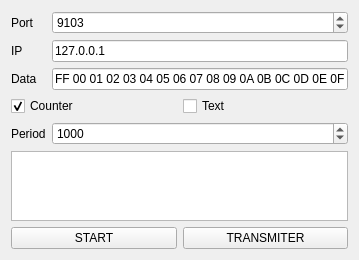
<?xml version="1.0" encoding="UTF-8"?>
<ui version="4.0">
 <class>MainWindow</class>
 <widget class="QMainWindow" name="MainWindow">
  <property name="geometry">
   <rect>
    <x>0</x>
    <y>0</y>
    <width>359</width>
    <height>249</height>
   </rect>
  </property>
  <property name="windowTitle">
   <string>UDP Test (v1.1 2018-06-16)</string>
  </property>
  <widget class="QWidget" name="centralWidget">
   <layout class="QGridLayout" name="gridLayout">
    <item row="6" column="0" colspan="2">
     <widget class="QPlainTextEdit" name="plainTextEdit"/>
    </item>
    <item row="0" column="1">
     <widget class="QSpinBox" name="spinBoxPort">
      <property name="maximum">
       <number>65536</number>
      </property>
      <property name="value">
       <number>9103</number>
      </property>
     </widget>
    </item>
    <item row="1" column="0">
     <widget class="QLabel" name="labelIP">
      <property name="text">
       <string>IP</string>
      </property>
     </widget>
    </item>
    <item row="0" column="0">
     <widget class="QLabel" name="labelPort">
      <property name="text">
       <string>Port</string>
      </property>
     </widget>
    </item>
    <item row="1" column="1">
     <widget class="QLineEdit" name="lineEditIp">
      <property name="text">
       <string>127.0.0.1</string>
      </property>
     </widget>
    </item>
    <item row="2" column="0">
     <widget class="QLabel" name="labelData">
      <property name="text">
       <string>Data</string>
      </property>
     </widget>
    </item>
    <item row="2" column="1">
     <widget class="QLineEdit" name="lineEditData">
      <property name="text">
       <string>FF 00 01 02 03 04 05 06 07 08 09 0A 0B 0C 0D 0E 0F</string>
      </property>
     </widget>
    </item>
    <item row="4" column="0">
     <widget class="QLabel" name="labelData_2">
      <property name="text">
       <string>Period</string>
      </property>
     </widget>
    </item>
    <item row="4" column="1">
     <widget class="QSpinBox" name="spinBoxPeriod">
      <property name="minimum">
       <number>10</number>
      </property>
      <property name="maximum">
       <number>10000</number>
      </property>
      <property name="value">
       <number>1000</number>
      </property>
     </widget>
    </item>
    <item row="7" column="0" colspan="2">
     <layout class="QHBoxLayout" name="horizontalLayout">
      <item>
       <widget class="QPushButton" name="pushButtonRestart">
        <property name="text">
         <string>START</string>
        </property>
        <property name="checkable">
         <bool>true</bool>
        </property>
       </widget>
      </item>
      <item>
       <widget class="QPushButton" name="pushButtonMode">
        <property name="text">
         <string>TRANSMITER</string>
        </property>
        <property name="checkable">
         <bool>true</bool>
        </property>
       </widget>
      </item>
     </layout>
    </item>
    <item row="3" column="0" colspan="2">
     <layout class="QHBoxLayout" name="horizontalLayout_2">
      <item>
       <widget class="QCheckBox" name="checkBoxCounter">
        <property name="text">
         <string>Counter</string>
        </property>
        <property name="checked">
         <bool>true</bool>
        </property>
       </widget>
      </item>
      <item>
       <widget class="QCheckBox" name="checkBoxText">
        <property name="text">
         <string>Text</string>
        </property>
       </widget>
      </item>
     </layout>
    </item>
   </layout>
  </widget>
 </widget>
 <layoutdefault spacing="6" margin="11"/>
 <resources/>
 <connections/>
</ui>
